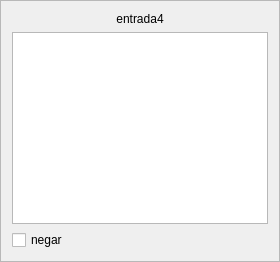
                     <widget class="QFrame" name="inframe4">
                      <property name="sizePolicy">
                       <sizepolicy hsizetype="Preferred" vsizetype="Preferred">
                        <horstretch>0</horstretch>
                        <verstretch>0</verstretch>
                       </sizepolicy>
                      </property>
                      <property name="frameShape">
                       <enum>QFrame::StyledPanel</enum>
                      </property>
                      <property name="frameShadow">
                       <enum>QFrame::Raised</enum>
                      </property>
                      <layout class="QGridLayout" name="gridLayout_26">
                       <item row="0" column="0">
                        <layout class="QVBoxLayout" name="verticalLayout_20">
                         <item>
                          <widget class="QLabel" name="inlabel4">
                           <property name="sizePolicy">
                            <sizepolicy hsizetype="Expanding" vsizetype="Preferred">
                             <horstretch>0</horstretch>
                             <verstretch>0</verstretch>
                            </sizepolicy>
                           </property>
                           <property name="text">
                            <string>entrada4</string>
                           </property>
                           <property name="alignment">
                            <set>Qt::AlignCenter</set>
                           </property>
                          </widget>
                         </item>
                         <item>
                          <widget class="QListWidget" name="inlist4">
                           <property name="sizePolicy">
                            <sizepolicy hsizetype="Preferred" vsizetype="Expanding">
                             <horstretch>0</horstretch>
                             <verstretch>0</verstretch>
                            </sizepolicy>
                           </property>
                          </widget>
                         </item>
                         <item>
                          <widget class="QCheckBox" name="innot4">
                           <property name="sizePolicy">
                            <sizepolicy hsizetype="Fixed" vsizetype="Fixed">
                             <horstretch>0</horstretch>
                             <verstretch>0</verstretch>
                            </sizepolicy>
                           </property>
                           <property name="text">
                            <string>negar</string>
                           </property>
                          </widget>
                         </item>
                        </layout>
                       </item>
                      </layout>
                     </widget>
